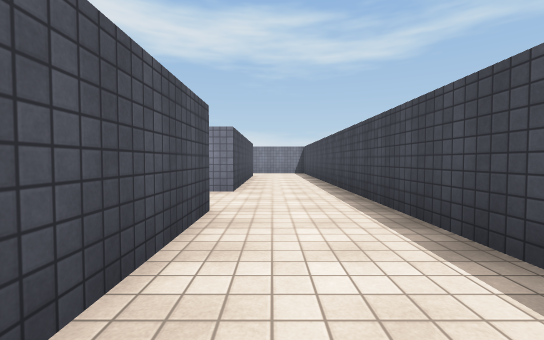
[1] (above)

21 first-person views from a walk through a 3-D level made in the Unity game engine. The camera is 1.2 m above the floor, tilts 2° down and sees 90° across. The floor is counted in squares, 2 m on a side. Each view is taken from the middle of a square. On the plan, view 1 faces up. The plan holds only what a view shows up to about 9 squares ahead; the rest is blank. The place goes on beyond the plan. The player character is not drawn. Some animated figures are left out. Surface patterns are stand-ins for the level's own textures.

[2]
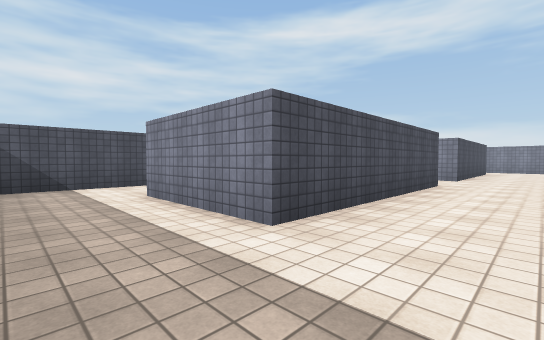

[3]
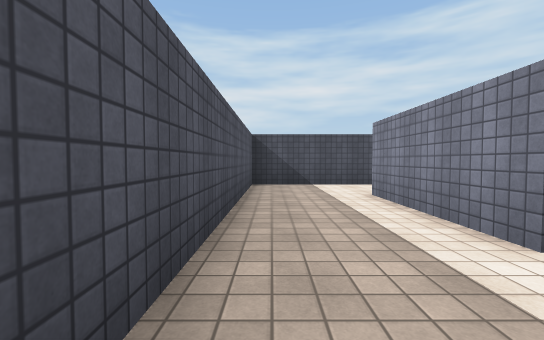

[4]
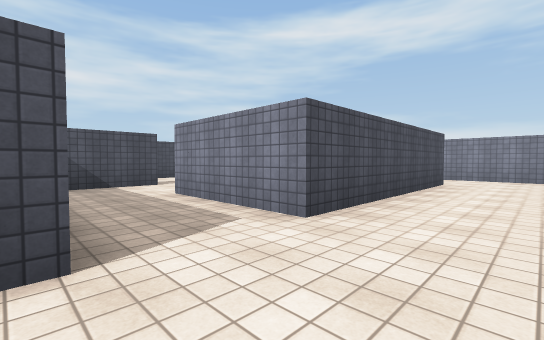

[5]
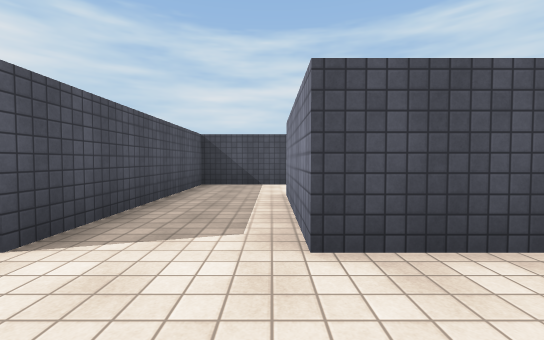

[6]
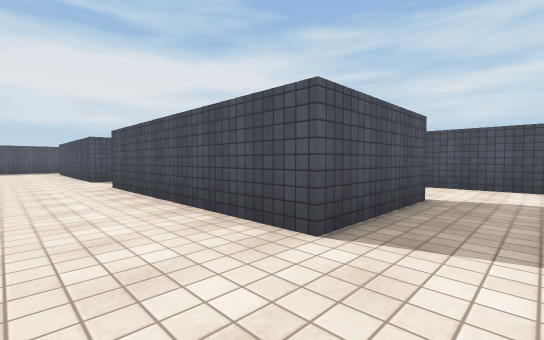

[7]
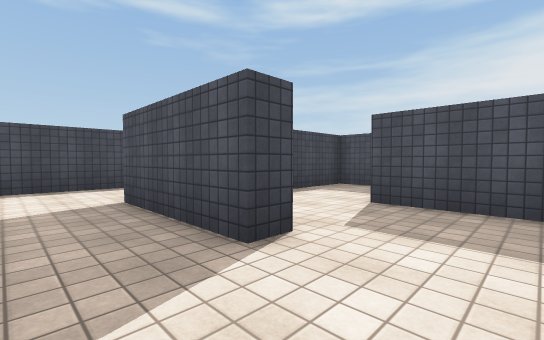

[8]
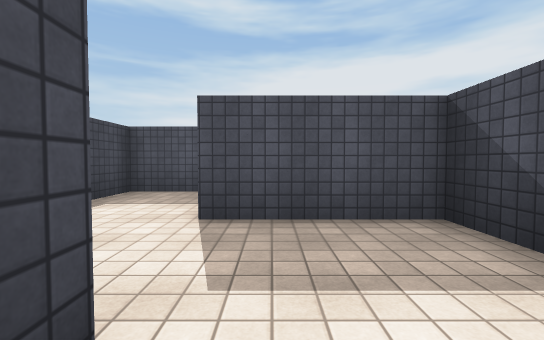

[9]
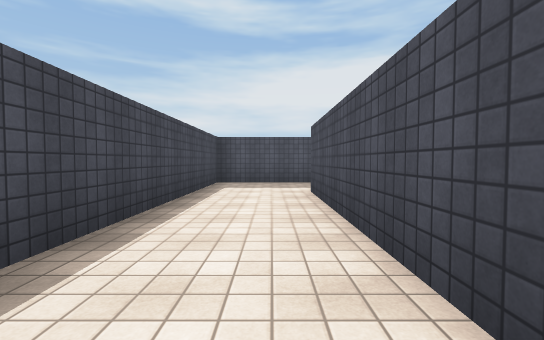

[10]
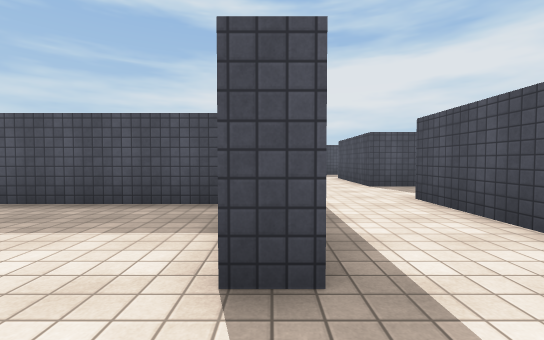

[11]
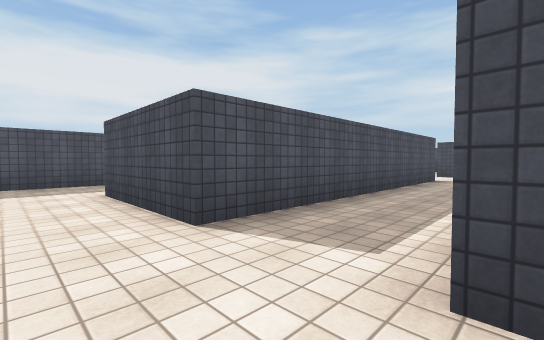

[12]
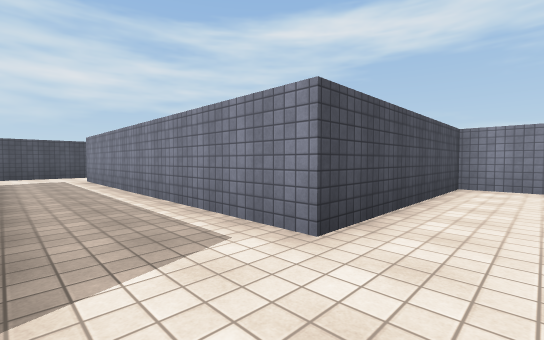

[13]
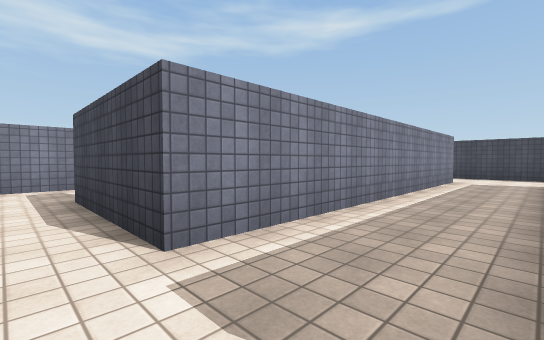

[14]
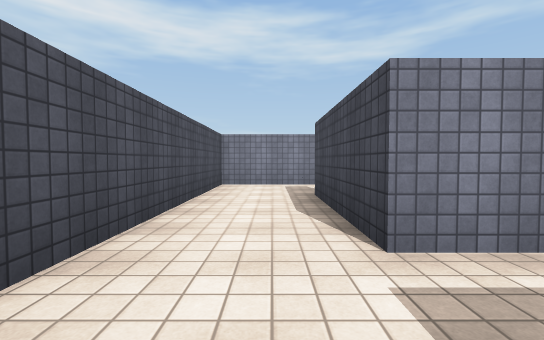

[15]
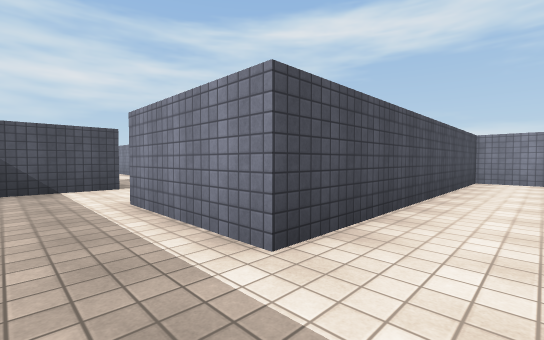

[16]
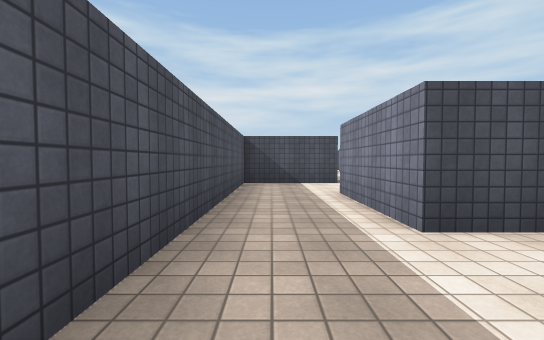

[17]
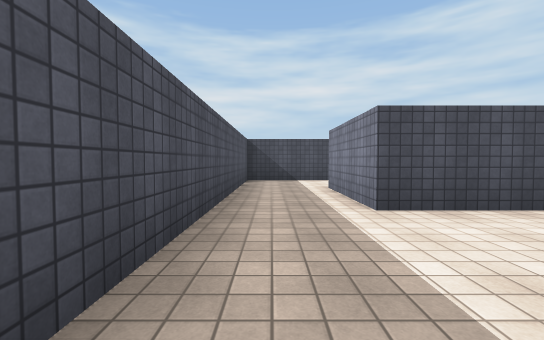

[18]
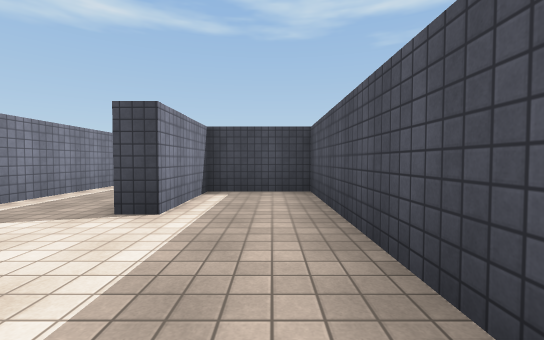

[19]
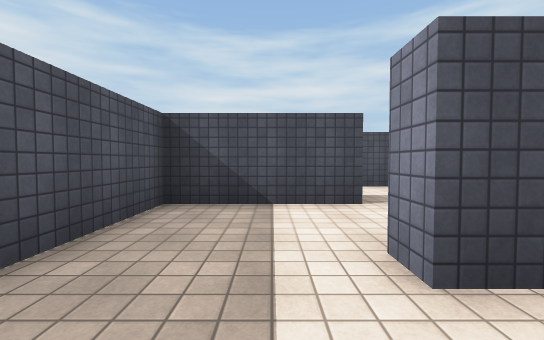

[20]
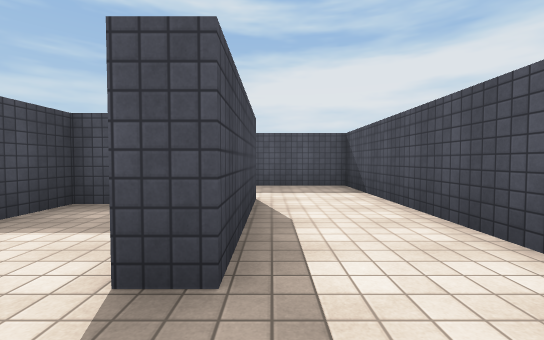

[21]
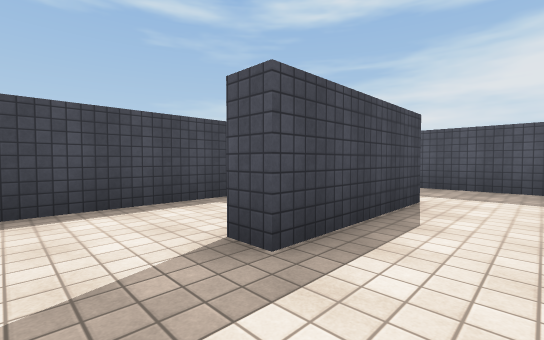

### Floor plan
Ten units are one square. View 1 is at (0, 0); x grows to the right and y downward. Boxes are objects, and circles mark ways between rooms. Rooms are numbered by the first view taken in them; rooms with no view inside come last. Other rooms are left out.
<svg viewBox="-237 -133 257 183">
<path fill="none" stroke="#000" d="M-58 -57 -58 -33 -7 -33 -7 22 -38 22 -38 -8 -32 -8M-58 -4 -58 45 15 45 15 -120M-35 -102 -35 -107 -7 -107 -7 -53 -38 -53M-58 -121 -58 -94M10 -128 -12 -128M-62 -10 -62 -30M-160 -3 -160 -8 -83 -8 -83 22M-64 -57 -58 -57M-69 -78 -83 -78 -83 -27 -162 -27 -162 -58M-159 -78 -182 -78 -182 -3M-182 -3 -210 -3M-232 -8 -232 17 -138 17 -138 -3 -160 -3M-83 22 -88 22M-107 16 -107 45 -70 45M-26 -57 -13 -57 -13 -76M-19 17 -13 17 -13 -21M-58 -94 -58 -82 -32 -82M-132 2 -132 10"/>
<circle cx="-30" cy="-15" r="3" fill="#2a7"/>
<circle cx="-45" cy="-100" r="3" fill="#2a7"/>
<circle cx="-165" cy="0" r="3" fill="#2a7"/>
<circle cx="-80" cy="35" r="3" fill="#2a7"/>
<circle cx="-30" cy="-90" r="3" fill="#2a7"/>
<text x="-20" y="-40">1</text>
<text x="-110" y="-20">2</text>
<text x="-180" y="10">3</text>
<text x="-90" y="30">4</text>
<text x="-20" y="-80">5</text>
<text x="-20" y="-10">6</text>
<text x="-50" y="-90">7</text>
<text x="-120" y="10">8</text>
</svg>
Room 1 opens to room 6. Room 1 opens to room 7. Room 2 opens to room 3. Room 2 opens to room 4. Room 5 opens to room 7.

Where each view was taken, in squares from view 1:
view 1: 0 up, 0 right, facing up
view 2: 4 down, 1 right, facing up-left
view 3: 4 down, 1 right, facing left
view 4: 3 up, 1 right, facing up-left
view 5: 5 up, 1 right, facing left
view 6: 12 up, 1 right, facing down-left
view 7: 12 up, 5 left, facing down-right
view 8: 11 up, 4 left, facing down
view 9: 3 up, 0 right, facing down
view 10: 7 up, 6 left, facing down
view 11: 3 up, 7 left, facing down-left
view 12: 1 up, 7 left, facing up-left
view 13: 1 up, 17 left, facing up-right
view 14: 1 up, 17 left, facing up
view 15: 1 down, 17 left, facing up-left
view 16: 1 down, 16 left, facing left
view 17: 1 down, 15 left, facing left
view 18: 1 down, 19 left, facing right
view 19: 3 down, 7 left, facing left
view 20: 2 up, 4 left, facing down
view 21: 2 up, 5 left, facing down-right
